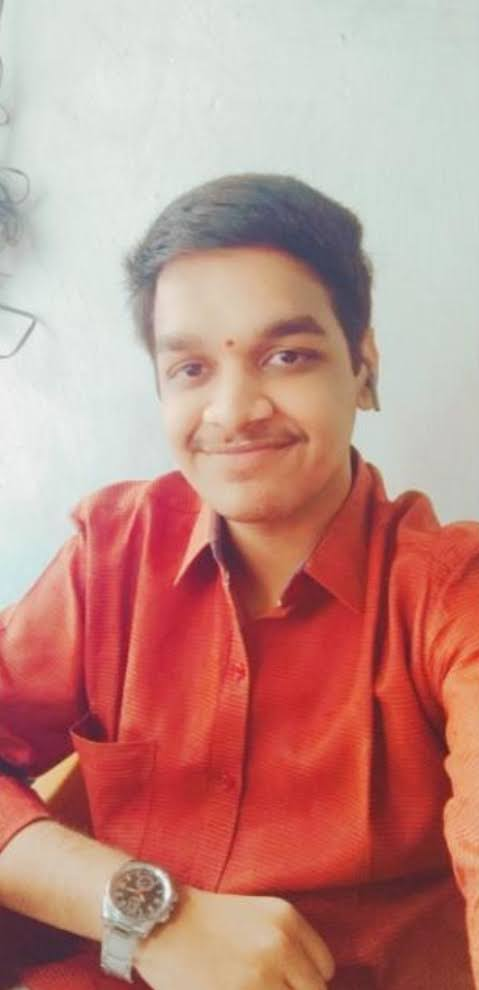
#> input picture project/IMG_20210904_045039.jpg, 479 x 990 px; its folder holds only this picture in this run
$ python -i app.py   (imports and definitions only)
#> lines starting #> are read from the running program, lines starting #| are printed output that depends on the picture; after the words box and inside, x2 and y2 are one past the last pixel; in counts of white or black regions, pixels touching at a corner belong together
import os
import cv2
import numpy as np
from flask import Flask, request, render_template, send_file

# [1 line not run here, left out]
UPLOAD_FOLDER = 'uploaded_images'
PROCESSED_FOLDER = 'static/processed_images'
# [1 line that did not run here, left out]
# [1 line that did not run here, left out]

def process_image(file_path):
    # Your image processing code here
#> called with file_path = 'IMG_20210904_045039.jpg'
    image = cv2.imread(file_path, cv2.IMREAD_COLOR)
#> image is the input picture: shape (990, 479, 3); mean B, G, R 133.6, 141.6, 192.9

    if image is None:
        return None

    # Convert the image to grayscale
    grayscale_image = cv2.cvtColor(image, cv2.COLOR_BGR2GRAY)
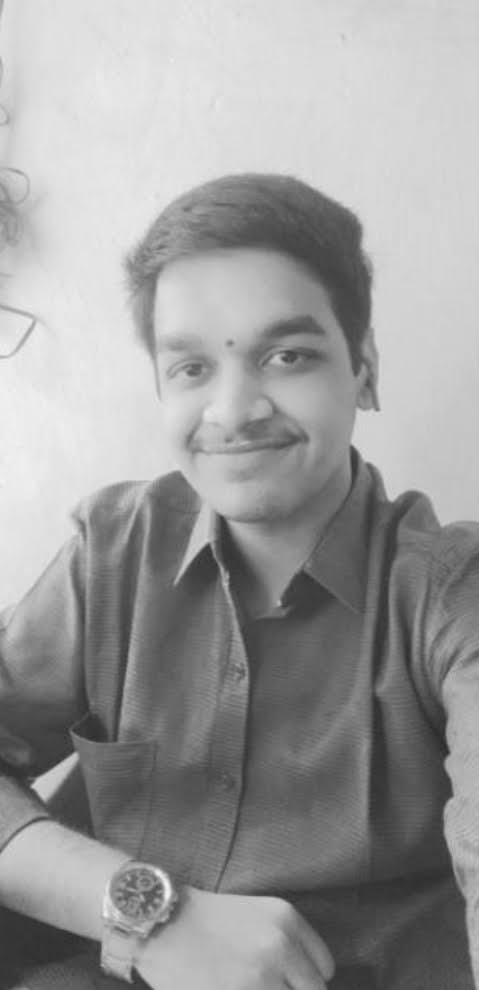
#> grayscale_image: shape (990, 479); min 40, max 244, mean 156

    # Apply bilateral filtering to enhance edges while removing noise
    filtered_image = cv2.bilateralFilter(grayscale_image, d=9, sigmaColor=75, sigmaSpace=75)

    # Apply adaptive thresholding to create a binary image
    threshold_image = cv2.adaptiveThreshold(filtered_image, 255, cv2.ADAPTIVE_THRESH_GAUSSIAN_C,
                                            cv2.THRESH_BINARY_INV, 11, 2)
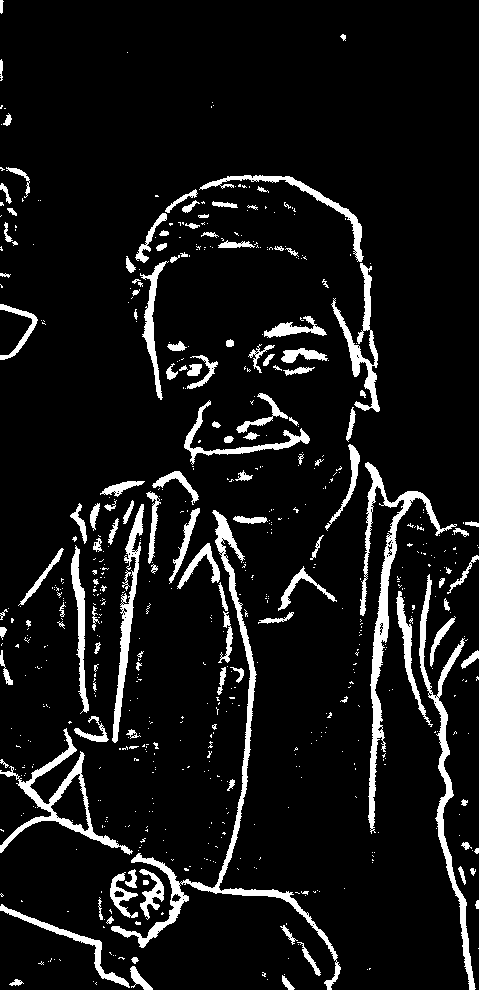
#> threshold_image: shape (990, 479); 8.3% white; 641 white regions (509 under 20 px), largest, box (x1, y1, x2, y2) and area: (111, 510, 341, 990) 4706, (360, 462, 457, 834) 4022, (419, 574, 476, 990) 2836

    # Apply erosion to eliminate small dots
    kernel = np.ones((3, 3), np.uint8)
    eroded_image = cv2.erode(threshold_image, kernel, iterations=1)
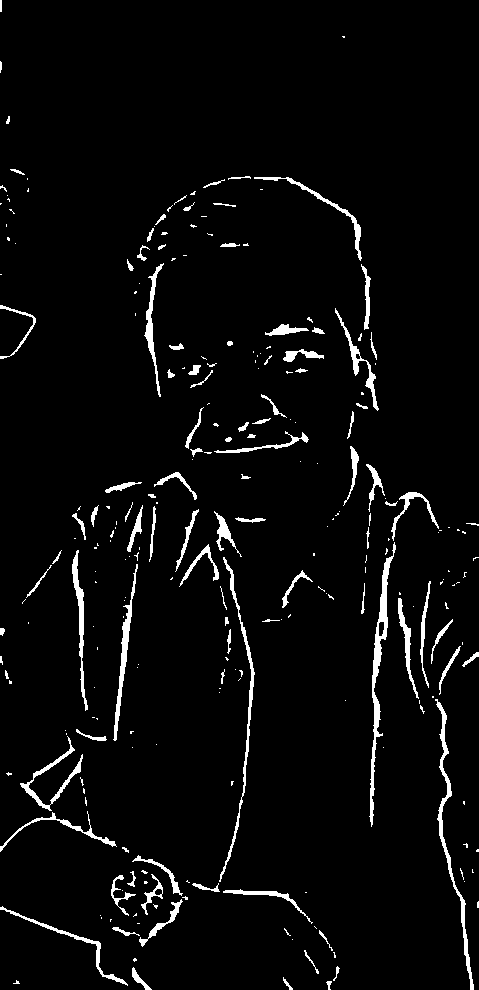
#> eroded_image: shape (990, 479); 3.8% white; 257 white regions (157 under 20 px)

    # Find the contours in the eroded image
    contours, _ = cv2.findContours(eroded_image, cv2.RETR_EXTERNAL, cv2.CHAIN_APPROX_SIMPLE)
#> contours = 257 contours, 185 with area under 20; largest, box (x1, y1, x2, y2) and area: (369, 542, 396, 827) 1174, (435, 699, 474, 990) 820, (219, 557, 255, 882) 600, (113, 564, 138, 741) 584, (72, 550, 88, 711) 512

    # Create a blank white image with the same size as the original image
    sketch_image = np.ones_like(image) * 255

    # Draw each contour on the blank image with black color (0) and thicker lines (3)
    for contour in contours:
        cv2.drawContours(sketch_image, [contour], -1, (0), 3)
#> this loop made 257 passes
#> contour on passes 9, 13, 14: [[292, 939]], [[314, 926], [316, 928]], [[137, 923], [139, 923]]
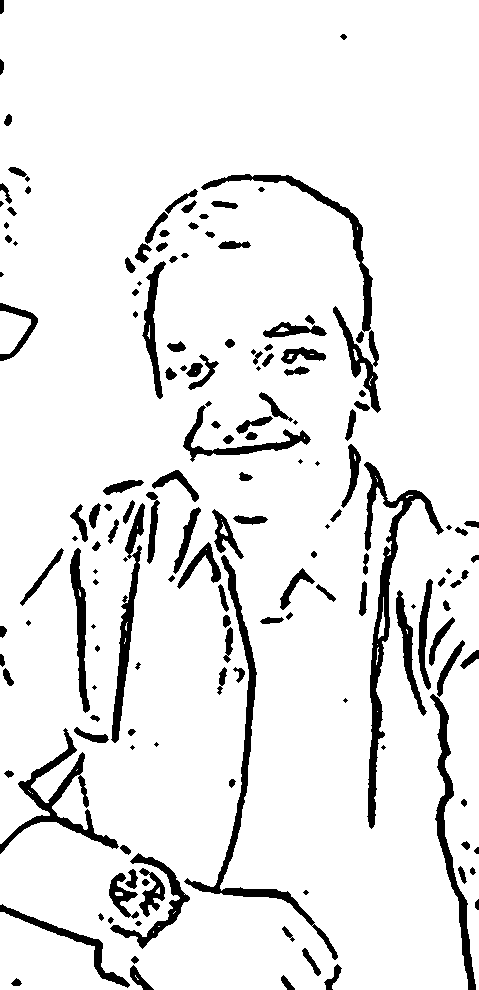
#> sketch_image: shape (990, 479, 3); 91.1% white; 162 black regions (24 under 20 px), largest, box (x1, y1, x2, y2) and area: (364, 462, 444, 829) 4120, (184, 555, 338, 960) 3446, (0, 728, 119, 854) 2473

    # Create a mask to isolate the eye globe area
    if len(contours) > 0:
        mask = np.zeros_like(grayscale_image)
        cv2.drawContours(mask, contours, -1, 255, thickness=cv2.FILLED)
#> mask: shape (990, 479); 3.8% white; 257 white regions (157 under 20 px), largest, box (x1, y1, x2, y2) and area: (369, 542, 396, 827) 1470, (435, 699, 474, 990) 1117, (219, 557, 255, 882) 927

        # Change the eye globe area to dim black using the mask
        sketch_image[mask == 255] = 50  # Change the intensity value here
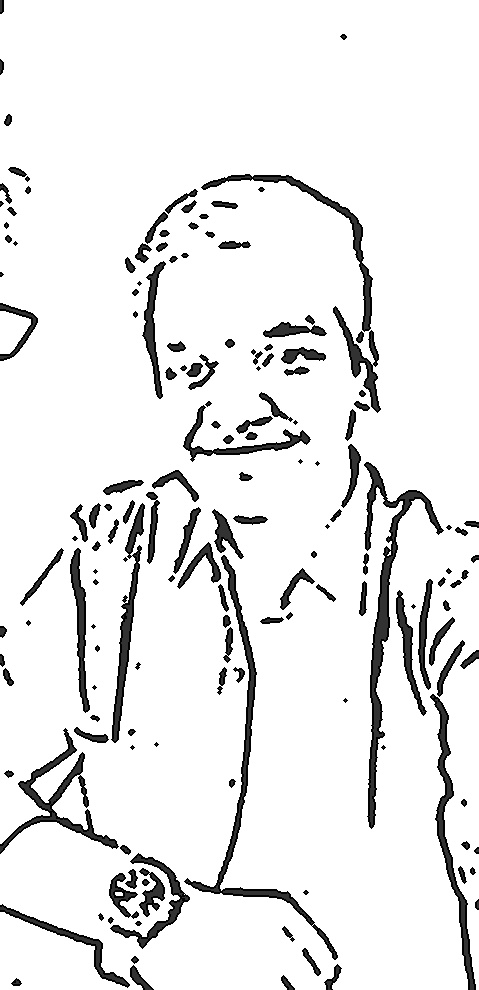
#> sketch_image: shape (990, 479, 3); 3.84% of pixels changed, all inside (x1, y1, x2, y2) = (0, 0, 479, 990)

    return sketch_image

# [3 lines that did not run here, left out]

# [27 lines that did not run here, left out]

# [2 lines not run here, left out]

>>> result = process_image('IMG_20210904_045039.jpg')
